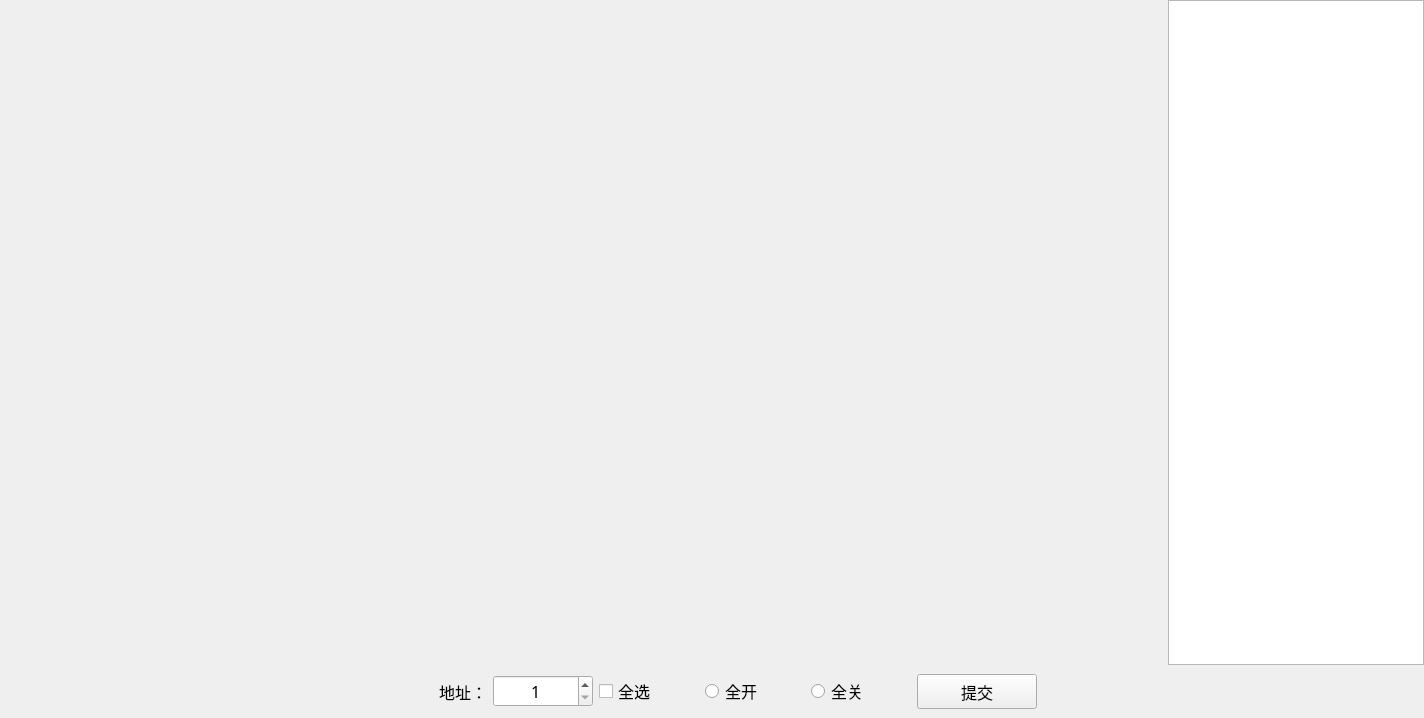
<?xml version="1.0" encoding="UTF-8"?>
<ui version="4.0">
 <class>ZTest_SwWid</class>
 <widget class="QWidget" name="ZTest_SwWid">
  <property name="geometry">
   <rect>
    <x>0</x>
    <y>0</y>
    <width>1424</width>
    <height>718</height>
   </rect>
  </property>
  <property name="font">
   <font>
    <family>微软雅黑</family>
    <pointsize>12</pointsize>
   </font>
  </property>
  <property name="windowTitle">
   <string>Form</string>
  </property>
  <layout class="QGridLayout" name="gridLayout_2">
   <property name="leftMargin">
    <number>0</number>
   </property>
   <property name="topMargin">
    <number>0</number>
   </property>
   <property name="rightMargin">
    <number>0</number>
   </property>
   <property name="bottomMargin">
    <number>0</number>
   </property>
   <property name="spacing">
    <number>0</number>
   </property>
   <item row="0" column="0">
    <layout class="QHBoxLayout" name="horizontalLayout">
     <item>
      <widget class="QWidget" name="widget" native="true">
       <property name="sizePolicy">
        <sizepolicy hsizetype="Preferred" vsizetype="Preferred">
         <horstretch>200</horstretch>
         <verstretch>0</verstretch>
        </sizepolicy>
       </property>
       <property name="minimumSize">
        <size>
         <width>800</width>
         <height>400</height>
        </size>
       </property>
       <layout class="QGridLayout" name="gridLayout">
        <item row="5" column="1">
         <widget class="QWidget" name="widget_17" native="true">
          <property name="styleSheet">
           <string notr="true"/>
          </property>
         </widget>
        </item>
        <item row="5" column="2">
         <widget class="QWidget" name="widget_18" native="true">
          <property name="styleSheet">
           <string notr="true"/>
          </property>
         </widget>
        </item>
        <item row="3" column="2">
         <widget class="QWidget" name="widget_12" native="true">
          <property name="styleSheet">
           <string notr="true"/>
          </property>
         </widget>
        </item>
        <item row="3" column="1">
         <widget class="QWidget" name="widget_11" native="true">
          <property name="styleSheet">
           <string notr="true"/>
          </property>
         </widget>
        </item>
        <item row="4" column="1">
         <widget class="QWidget" name="widget_14" native="true">
          <property name="styleSheet">
           <string notr="true"/>
          </property>
         </widget>
        </item>
        <item row="4" column="0">
         <widget class="QWidget" name="widget_13" native="true">
          <property name="styleSheet">
           <string notr="true"/>
          </property>
         </widget>
        </item>
        <item row="4" column="2">
         <widget class="QWidget" name="widget_15" native="true">
          <property name="styleSheet">
           <string notr="true"/>
          </property>
         </widget>
        </item>
        <item row="8" column="2">
         <widget class="QWidget" name="widget_24" native="true">
          <property name="styleSheet">
           <string notr="true"/>
          </property>
         </widget>
        </item>
        <item row="3" column="0">
         <widget class="QWidget" name="widget_10" native="true">
          <property name="styleSheet">
           <string notr="true"/>
          </property>
         </widget>
        </item>
        <item row="2" column="2">
         <widget class="QWidget" name="widget_9" native="true">
          <property name="styleSheet">
           <string notr="true"/>
          </property>
         </widget>
        </item>
        <item row="2" column="1">
         <widget class="QWidget" name="widget_8" native="true">
          <property name="styleSheet">
           <string notr="true"/>
          </property>
         </widget>
        </item>
        <item row="1" column="0">
         <widget class="QWidget" name="widget_4" native="true">
          <property name="styleSheet">
           <string notr="true"/>
          </property>
         </widget>
        </item>
        <item row="0" column="0">
         <widget class="QWidget" name="widget_1" native="true">
          <property name="styleSheet">
           <string notr="true"/>
          </property>
         </widget>
        </item>
        <item row="1" column="2">
         <widget class="QWidget" name="widget_6" native="true">
          <property name="styleSheet">
           <string notr="true"/>
          </property>
         </widget>
        </item>
        <item row="0" column="1">
         <widget class="QWidget" name="widget_2" native="true">
          <property name="styleSheet">
           <string notr="true"/>
          </property>
         </widget>
        </item>
        <item row="2" column="0">
         <widget class="QWidget" name="widget_7" native="true">
          <property name="styleSheet">
           <string notr="true"/>
          </property>
         </widget>
        </item>
        <item row="1" column="1">
         <widget class="QWidget" name="widget_5" native="true">
          <property name="styleSheet">
           <string notr="true"/>
          </property>
         </widget>
        </item>
        <item row="0" column="2">
         <widget class="QWidget" name="widget_3" native="true">
          <property name="styleSheet">
           <string notr="true"/>
          </property>
         </widget>
        </item>
        <item row="6" column="2">
         <widget class="QWidget" name="widget_21" native="true">
          <property name="styleSheet">
           <string notr="true"/>
          </property>
         </widget>
        </item>
        <item row="5" column="0">
         <widget class="QWidget" name="widget_16" native="true">
          <property name="styleSheet">
           <string notr="true"/>
          </property>
         </widget>
        </item>
        <item row="8" column="0">
         <widget class="QWidget" name="widget_22" native="true">
          <property name="styleSheet">
           <string notr="true"/>
          </property>
         </widget>
        </item>
        <item row="8" column="1">
         <widget class="QWidget" name="widget_23" native="true">
          <property name="styleSheet">
           <string notr="true"/>
          </property>
         </widget>
        </item>
        <item row="6" column="0">
         <widget class="QWidget" name="widget_19" native="true">
          <property name="styleSheet">
           <string notr="true"/>
          </property>
         </widget>
        </item>
        <item row="6" column="1">
         <widget class="QWidget" name="widget_20" native="true">
          <property name="styleSheet">
           <string notr="true"/>
          </property>
         </widget>
        </item>
       </layout>
      </widget>
     </item>
     <item>
      <widget class="QTextEdit" name="textEdit">
       <property name="sizePolicy">
        <sizepolicy hsizetype="Expanding" vsizetype="Expanding">
         <horstretch>0</horstretch>
         <verstretch>0</verstretch>
        </sizepolicy>
       </property>
       <property name="minimumSize">
        <size>
         <width>200</width>
         <height>400</height>
        </size>
       </property>
       <property name="maximumSize">
        <size>
         <width>16777215</width>
         <height>16777215</height>
        </size>
       </property>
       <property name="font">
        <font>
         <family>微软雅黑</family>
         <pointsize>12</pointsize>
        </font>
       </property>
      </widget>
     </item>
    </layout>
   </item>
   <item row="1" column="0">
    <widget class="QWidget" name="widget_25" native="true">
     <layout class="QHBoxLayout" name="horizontalLayout_2">
      <item>
       <spacer name="horizontalSpacer">
        <property name="orientation">
         <enum>Qt::Horizontal</enum>
        </property>
        <property name="sizeHint" stdset="0">
         <size>
          <width>40</width>
          <height>20</height>
         </size>
        </property>
       </spacer>
      </item>
      <item>
       <widget class="QLabel" name="label">
        <property name="minimumSize">
         <size>
          <width>100</width>
          <height>30</height>
         </size>
        </property>
        <property name="font">
         <font>
          <family>微软雅黑</family>
          <pointsize>12</pointsize>
         </font>
        </property>
        <property name="text">
         <string>地址：</string>
        </property>
        <property name="alignment">
         <set>Qt::AlignRight|Qt::AlignTrailing|Qt::AlignVCenter</set>
        </property>
       </widget>
      </item>
      <item>
       <widget class="QSpinBox" name="spinBox">
        <property name="minimumSize">
         <size>
          <width>100</width>
          <height>30</height>
         </size>
        </property>
        <property name="font">
         <font>
          <family>微软雅黑</family>
          <pointsize>12</pointsize>
         </font>
        </property>
        <property name="alignment">
         <set>Qt::AlignCenter</set>
        </property>
        <property name="minimum">
         <number>1</number>
        </property>
       </widget>
      </item>
      <item>
       <widget class="QCheckBox" name="checkBox">
        <property name="minimumSize">
         <size>
          <width>100</width>
          <height>30</height>
         </size>
        </property>
        <property name="font">
         <font>
          <family>微软雅黑</family>
          <pointsize>12</pointsize>
         </font>
        </property>
        <property name="text">
         <string>全选</string>
        </property>
       </widget>
      </item>
      <item>
       <widget class="QRadioButton" name="openRadio">
        <property name="minimumSize">
         <size>
          <width>100</width>
          <height>30</height>
         </size>
        </property>
        <property name="font">
         <font>
          <family>微软雅黑</family>
          <pointsize>12</pointsize>
         </font>
        </property>
        <property name="text">
         <string>全开</string>
        </property>
       </widget>
      </item>
      <item>
       <widget class="QRadioButton" name="closeRadio">
        <property name="minimumSize">
         <size>
          <width>100</width>
          <height>30</height>
         </size>
        </property>
        <property name="font">
         <font>
          <family>微软雅黑</family>
          <pointsize>12</pointsize>
         </font>
        </property>
        <property name="text">
         <string>全关</string>
        </property>
       </widget>
      </item>
      <item>
       <widget class="QPushButton" name="pushButton">
        <property name="minimumSize">
         <size>
          <width>120</width>
          <height>35</height>
         </size>
        </property>
        <property name="font">
         <font>
          <family>微软雅黑</family>
          <pointsize>12</pointsize>
         </font>
        </property>
        <property name="text">
         <string>提交</string>
        </property>
       </widget>
      </item>
      <item>
       <spacer name="horizontalSpacer_2">
        <property name="orientation">
         <enum>Qt::Horizontal</enum>
        </property>
        <property name="sizeHint" stdset="0">
         <size>
          <width>40</width>
          <height>20</height>
         </size>
        </property>
       </spacer>
      </item>
     </layout>
    </widget>
   </item>
  </layout>
 </widget>
 <resources/>
 <connections/>
</ui>
